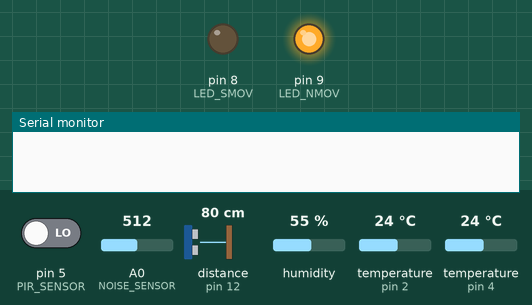
This sketch was run on a simulated Arduino Uno, built with avr-gcc and run on an emulated ATmega328P. Parts: output pins drawn as LEDs (lit = HIGH), the last lines printed to the serial monitor. The test bench sets the inputs (shaded band); at power-on: pin 5 (PIR_SENSOR) LOW, A0 (NOISE_SENSOR) = 512, distance to the obstacle (sensor on pin 12) 80 cm, humidity 55 %, temperature (sensors on pin 2, pin 4) 24 °C. The echo pulse lasts 58.3 µs per cm; pins used as bus, display or sensor lines are not drawn.

Above: at 1.2 s.
1.3 s: pin 5 (PIR_SENSOR) driven HIGH
At 3.4 s:
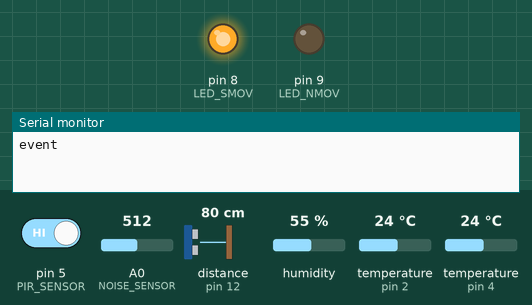
8.0 s: pin 5 (PIR_SENSOR) driven LOW
At 9.2 s:
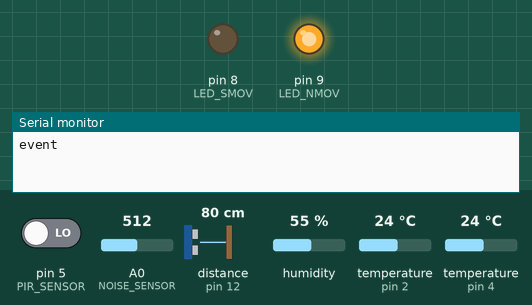
Timing chart, 0 to 10.5 s (numbered marks = the images above; inputs shaded):
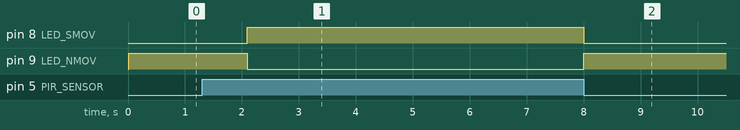

The sketch:

monitoring.ino
```cpp
/* *****************************************************************
 * Title: Home Monitoring System                                   *
 * Author: Fabian Castano                                          *
 * Institution: University of Antioquia                            *
 * Version: 1.0.0                                                  *
 * Date: 5 July 2022                                               *
 * *****************************************************************/

/* ********************************************************************
 * **** INCLUDES
 * ********************************************************************/
#include <Arduino.h>

#include "initializer.h"
#include "timer.h"
#include "dataSample.h"

// Reading of air temperature and humidity
#include <DHT.h>
#include <stdio.h>

// Reading soil temperature
#include <OneWire.h>           // incluir  1-Wire y Dallas Temperature
#include <DallasTemperature.h> //  que son librerías

/* ********************************************************************
 * **** DEFINES
 * ********************************************************************/
#define PIR_SENSOR 5 // Movement sensor
#define LED_NMOV 9   // Led not movement
#define LED_SMOV 8   // Led signal movement

/* ********************************************************************
 * **** VARIABLES
 * ********************************************************************/
// Variables to acquire the parameters of the greenhouse
String place;
String monitor;
String typeSample; // cand be EVENT or SAMPLE
String temp_env;
String mois_env;
String noise_env;
String distance;
String people_count;

// variables to register data
float temp_env_val;
float mois_env_val;
float noise_env_val;
float temp_dist_val;
float distance_val;
float people_count_val;

// String to send data to the Raspberry
String RaspberryChain;

// flag to take a sample
int contSample = 0;
int contLed = 0;
volatile uint8_t flagSample = false;

// flags to count person
volatile uint8_t statePerson = false;
unsigned int contPerson = 0;

bool LED_STATE = true;

/* ********************************************************************
 * **** PROTOTYPES
 * ********************************************************************/
DHT dht(DHTPIN, DHT11);

OneWire oneWire(ONE_WIRE_BUS); // 1-Wire bus
DallasTemperature sensors(&oneWire);

/* ********************************************************************
 * **** FUNCTIONS
 * ********************************************************************/

// Setup function
// @param: void
// @return: void
void setup()
{

    Serial.begin(115200);

    init_Timer();
    init_TextPayload();

    dht.begin();
    sensors.begin();

    pinMode(LED_BUILTIN, OUTPUT);
    pinMode(LED_NMOV, OUTPUT);
    pinMode(LED_SMOV, OUTPUT);
    pinMode(PIR_SENSOR, INPUT);

    pinMode(TRIG_PIN, OUTPUT);
    pinMode(ECHO_PIN, INPUT);
}

// loop function
// @param: void
// @return: void
void loop()
{

    if (digitalRead(PIR_SENSOR) == HIGH)
    {
        digitalWrite(LED_NMOV, LOW);
        digitalWrite(LED_SMOV, HIGH);
    }
    else
    {
        digitalWrite(LED_NMOV, HIGH);
        digitalWrite(LED_SMOV, LOW);
    }

    // Person count
    if (statePerson == 0 && digitalRead(PIR_SENSOR) == HIGH)
    {
        statePerson = 1;
        contPerson++;

        // compose the data
        dataRandGenerator();

        Serial.println("event");
    }
    else if (digitalRead(PIR_SENSOR) == LOW)
    {
        statePerson = 0;
    }

    if (flagSample == true)
    {
        flagSample = false;

        // generate data random to test communication
        dataRandGenerator();
    }
}

/* ********************************************************************
 * **** INTERRUPTIONS
 * ********************************************************************/

// serialEvent function
// @param: void
// @return: void
void serialEvent(void)
{
    while (Serial.available())
    {
        // String dataIn = Serial.readStringUntil(';');
        char commandRx = (char)Serial.read();

        switch (commandRx)
        {
        case READ_SAMPLE_CMD:
            /* code */

            // compose the data

            temp_env = String(temp_env_val, 1);
            mois_env = String(mois_env_val, 1);
            typeSample = String(T_SAMPLE);
            noise_env = String(noise_env_val, 1);
            distance = '[' + String(distance_val, 1) + ',' + String(temp_dist_val, 1) + ']';
            people_count = String(people_count_val, 1);

            RaspberryChain = place + ';' + monitor + ';' + typeSample + ';' +
                             temp_env + ';' + mois_env + ';' + noise_env + ';' +
                             distance + ';' + people_count + "\r\n";

            Serial.print(RaspberryChain);

            contPerson = 0;

            break;

        case READ_EVENT_CMD:
            /* code */

            // compose the data
            temp_env = String(temp_env_val, 1);
            mois_env = String(mois_env_val, 1);
            typeSample = String(T_EVENT);
            noise_env = String(noise_env_val, 1);
            distance = '[' + String(distance_val, 1) + ',' + String(temp_dist_val, 1) + ']';
            people_count = "1.0";

            RaspberryChain = place + ';' + monitor + ';' + typeSample + ';' +
                             temp_env + ';' + mois_env + ';' + noise_env + ';' +
                             distance + ';' + people_count + "\r\n";

            Serial.print(RaspberryChain);

            break;

        case ALIVE_CMD:
            /* code */

            Serial.println("Alive");

            break;

        default:
            break;
        }
    }
}

ISR(TIMER1_COMPA_vect)
{ // timer1 interrupt 1Hz toggles pin 13 (LED)
  // generates pulse wave of frequency 1Hz/2 = 0.5kHz (takes two cycles for full wave- toggle high then toggle low)

    contSample++;
    contLed++;

    // activate sample
    if (contSample == SAMPLE_PERIOD) // 180 sec
    {
        contSample = 0;
        flagSample = true;
    }

    // toggle led
    if (contLed == LED_PERIOD)
    {
        contLed = 0;
        LED_STATE = !LED_STATE; // invert Led State
        digitalWrite(LED_BUILTIN, LED_STATE);
    }
}
```

dataSample.h
```cpp
/************************************************************
 * File: dataSample.h                                       *
 * Author: Fabian Castano                                   *
 * Project: Greenhouse-prj                                  *
 * Version: 1.0.0                                           *
 * Organization: University of Antioquia                    *
 ************************************************************/

#ifndef DATASAMPLE_H
#define DATASAMPLE_H

/* ********************************************************************
 * **** INCLUDES
 * ********************************************************************/
#include <Arduino.h>

#include "initializer.h"

// Reading of air temperature and humidity
#include <DHT.h>
#include <stdio.h>

// Reading soil temperature
#include <OneWire.h>           // incluir  1-Wire y Dallas Temperature
#include <DallasTemperature.h> //  que son librerías

/* ********************************************************************
 * **** DEFINES
 * ********************************************************************/

/* ********************************************************************
 * **** GLOBAL VARIABLES
 * ********************************************************************/

/* ********************************************************************
 * **** LOCAL VARIABLES
 * ********************************************************************/

/* ********************************************************************
 * **** PROTOTYPES
 * ********************************************************************/
void dataRandGenerator(void);

/* ********************************************************************
 * **** FUNCTIONS
 * ********************************************************************/

#endif /* DATASAMPLE_H */
```

dataSample.ino
```cpp
/************************************************************
 * File: dataSample.ino                                     *
 * Author: Fabian Castano                                   *
 * Project: Greenhouse-prj                                  *
 * Version: 1.0.0                                           *
 * Organization: University of Antioquia                    *
 ************************************************************/

/* ********************************************************************
 * **** INCLUDES
 * ********************************************************************/
#include "dataSample.h"

/* ********************************************************************
 * **** DEFINES
 * ********************************************************************/
#define NOISE_SENSOR A0

/* ********************************************************************
 * **** EXTERN VARIABLES
 * ********************************************************************/
// Variables to storage locally the information
extern float temp_env_val;
extern float mois_env_val;
extern float noise_env_val;
extern float temp_dist_val;
extern float distance_val;
extern float people_count_val;

extern unsigned int contPerson;

extern DHT dht;

extern OneWire oneWire; // 1-Wire bus
extern DallasTemperature sensors;

/* ********************************************************************
 * **** LOCAL VARIABLES
 * ********************************************************************/

/* ********************************************************************
 * **** PROTOTYPES
 * ********************************************************************/

/* ********************************************************************
 * **** FUNCTIONS
 * ********************************************************************/
float noiseSample()
{
    static float vec_noise = 0;
    float res;

    for (int i = 0; i < 20; i++)
    {
        vec_noise += analogRead(NOISE_SENSOR);
    }
    vec_noise /= 20;

    return vec_noise;
}

float distanceSample()
{
    digitalWrite(TRIG_PIN, LOW);
    delayMicroseconds(2);
    digitalWrite(TRIG_PIN, HIGH);
    delayMicroseconds(10);
    digitalWrite(TRIG_PIN, LOW);

    const unsigned long duration = pulseIn(ECHO_PIN, HIGH);
    float distance = duration / 29 / 2;

    return distance;
}

void dataRandGenerator(void)
{

    sensors.requestTemperatures(); // Prepara el sensor para la lectura temperatura tierra
    // Create real and random data
    temp_env_val = dht.readTemperature(); // Air temperature
    mois_env_val = dht.readHumidity();    // Air humidity
    noise_env_val = noiseSample();
    temp_dist_val = sensors.getTempCByIndex(0); // Soil temperature
    distance_val = distanceSample();            // random(2000, 3500) / 100.0;
    people_count_val = contPerson;
}
```

initializer.h
```cpp
/************************************************************
 * File: initializer.h                                      *
 * Author: Fabian Castano                                   *
 * Project: Home Monitoring System                          *
 * Version: 1.0.0                                           *
 * Organization: University of Antioquia                    *
 ************************************************************/

#ifndef INITIALIZER_H
#define INITIALIZER_H

/* ********************************************************************
 * **** INCLUDES
 * ********************************************************************/
#include <Arduino.h>

/* ********************************************************************
 * **** DEFINES
 * ********************************************************************/
#define PLACE "FABIAN"
#define SYSTEM 1
#define T_SAMPLE "SAMPLE"
#define T_EVENT "EVENT"

// Commands
#define READ_SAMPLE_CMD 's'
#define READ_EVENT_CMD 'e'
#define ALIVE_CMD 'a'

// data sample constant
#define TIME_TO_SEC 1        // need to count until 10 to rise a second
#define SECONDS_TO_SAMPLE 18 // seconds to obtain a sample 180
#define SECONDS_TO_LED 1     // seconds to toogle led
#define SAMPLE_PERIOD (TIME_TO_SEC * SECONDS_TO_SAMPLE)
#define LED_PERIOD (TIME_TO_SEC * SECONDS_TO_LED)

#define DHTPIN 4
#define ONE_WIRE_BUS 2 // Use el pin # 2 para el bus

#define TRIG_PIN 13
#define ECHO_PIN 12

/* ********************************************************************
 * **** GLOBAL VARIABLES
 * ********************************************************************/

/* ********************************************************************
 * **** LOCAL VARIABLES
 * ********************************************************************/

/* ********************************************************************
 * **** PROTOTYPES
 * ********************************************************************/
// function to initialize text variables
void init_TextPayload(void);

/* ********************************************************************
 * **** FUNCTIONS
 * ********************************************************************/

#endif /* INITIALIZER_H */
```

initializer.ino
```cpp
/************************************************************
 * File: initializer.ino                                    *
 * Author: Fabian Castano                                   *
 * Project: Home Monitoring System                          *
 * Version: 1.0.0                                           *
 * Organization: University of Antioquia                    *
 ************************************************************/

/* ********************************************************************
 * **** INCLUDES
 * ********************************************************************/
#include "initializer.h"

/* ********************************************************************
 * **** DEFINES
 * ********************************************************************/

/* ********************************************************************
 * **** EXTERN VARIABLES
 * ********************************************************************/
// Variables to acquire the parameters of the greenhouse
extern String place;
extern String monitor;
extern String typeSample;
extern String temp_env;
extern String mois_env;
extern String noise_env;
extern String distance;
extern String people_count;

// String to send data to the Raspberry
extern String RaspberryChain;

/* ********************************************************************
 * **** LOCAL VARIABLES
 * ********************************************************************/

/* ********************************************************************
 * **** PROTOTYPES
 * ********************************************************************/

/* ********************************************************************
 * **** FUNCTIONS
 * ********************************************************************/
// function to initialize text variables
void init_TextPayload(void)
{

    // Initialization of Strings variables
    place = String(PLACE);
    monitor = String(SYSTEM);
    typeSample = String("");
    temp_env = String("");
    mois_env = String("");
    noise_env = String("");
    distance = String("");
    people_count = String("");

    RaspberryChain.reserve(512);
    RaspberryChain = String("");
}
```

timer.h
```cpp
/************************************************************
 * File: timer.h                                            *
 * Author: Fabian Castano                                   *
 * Project: Home Monitoring System                          *
 * Version: 1.0.0                                           *
 * Organization: University of Antioquia                    *
 ************************************************************/

#ifndef TIMER_H
#define TIMER_H

/* ********************************************************************
 * **** INCLUDES
 * ********************************************************************/
#include <Arduino.h>

/* ********************************************************************
 * **** DEFINES
 * ********************************************************************/

/* ********************************************************************
 * **** GLOBAL VARIABLES
 * ********************************************************************/

/* ********************************************************************
 * **** LOCAL VARIABLES
 * ********************************************************************/

/* ********************************************************************
 * **** PROTOTYPES
 * ********************************************************************/
// function to initialize timer
void init_Timer(void);

/* ********************************************************************
 * **** FUNCTIONS
 * ********************************************************************/

#endif /* TIMER_H */
```

Source omitted: timer.ino (2587 bytes)

Measured:
- after the input at 1.3 s, pin 8 (LED_SMOV): LOW → HIGH after 0.80 s; pin 9 (LED_NMOV): HIGH → LOW after 0.80 s
- after the input at 8.0 s, pin 8 (LED_SMOV): HIGH → LOW at once; pin 9 (LED_NMOV): LOW → HIGH at once
